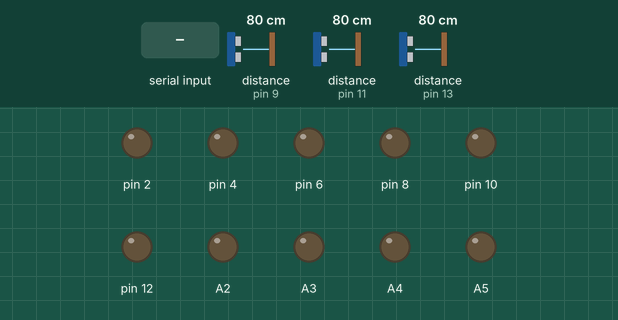
This sketch was run on a simulated Arduino Uno, built with avr-gcc and run on an emulated ATmega328P. On the bench: output pins drawn as LEDs (lit = HIGH). The test bench sets the inputs (shaded band); at power-on: distance to the obstacle (sensors on pin 9, pin 11, pin 13) 80 cm. The echo pulse lasts 58.3 µs per cm; what the sketch prints to the serial monitor is not drawn.

Above: at 1.2 s.
1.3 s: "b" received over Serial
At 2.2 s:
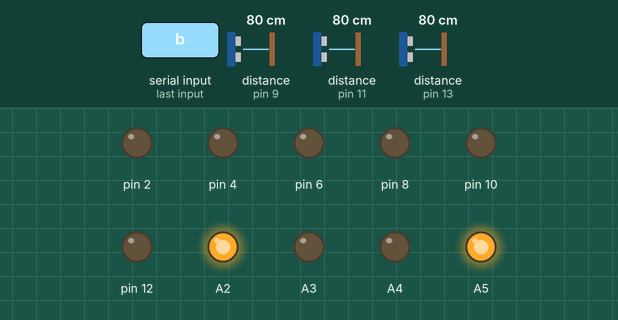
2.8 s: "f" received over Serial
At 3.4 s:
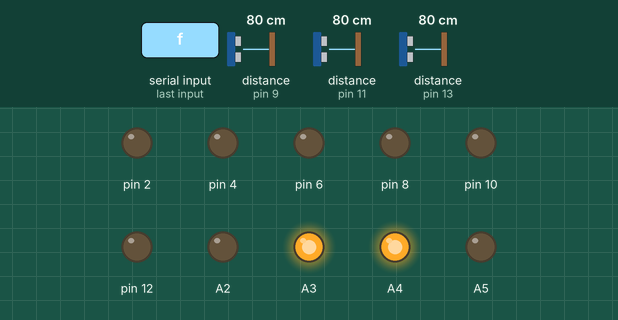
4.3 s: "l" received over Serial
At 4.5 s:
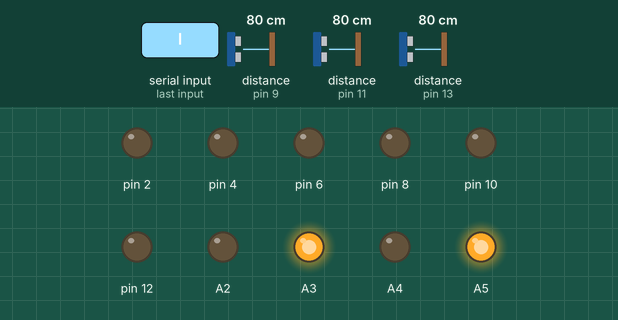
6.2 s: "r" received over Serial
At 6.4 s:
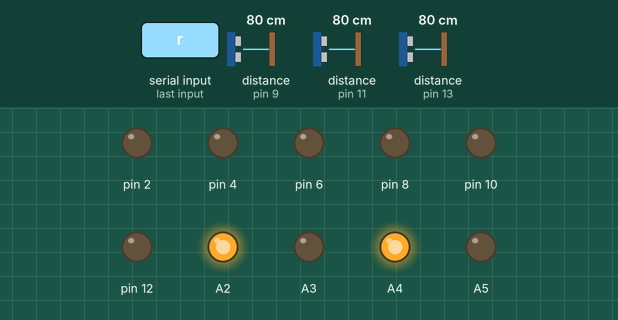
Timing chart, 0 to 9.1 s (numbered marks = the images above; inputs shaded):
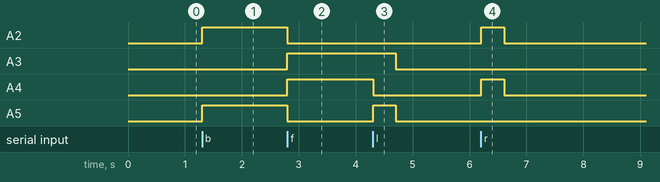

The sketch:

big_car_1.ino
```cpp
void setup() {
  // put your setup code here, to run once:
Serial.begin(38400);
pinMode(A2,OUTPUT);
pinMode(A3,OUTPUT);
pinMode(A4,OUTPUT);
pinMode(A5,OUTPUT);
 // mySerial.begin(9600);

for(int i= 2;i<=13;i++)
{
  if((i%2)==0)
  {
    pinMode(i,OUTPUT);
    }
    else
    {
       pinMode(i,INPUT);

      }
  }
}

int c,d,e;
void front(int speedd)
{
  analogWrite(A2,0);
 analogWrite(A3,speedd);
 analogWrite(A4,speedd);
 analogWrite(A5,0);

}

void back(int speedd)
{

 analogWrite(A3,0);
 analogWrite(A2,speedd);
 analogWrite(A5,speedd);
 analogWrite(A4,0);
 }

void left()
{
   int narasu = checkEcho(10,11);
   if(narasu>6)
   {
 analogWrite(A4,0);
 analogWrite(A5,255);
 analogWrite(A2,0);
 analogWrite(A3,255);
 delay(400);
 stopp(); }
  }

void right()
{
     int narasu = checkEcho(12,13);
   if(narasu>6)
   {
  analogWrite(A2,255);
 analogWrite(A3,0);
 analogWrite(A4,255);
 analogWrite(A5,0);
 delay(400);
 stopp(); }
  }
  void stopp()
{analogWrite(A2,0);
 analogWrite(A3,0);
 analogWrite(A4,0);
 analogWrite(A5,0);
  }


 int checkEcho(int i,int j)
 {
  long duration,inches,cm;
  pinMode(i,OUTPUT);
  digitalWrite(i,LOW);
  delayMicroseconds(2);
  digitalWrite(i,HIGH);
  delayMicroseconds(10);
  digitalWrite(i,LOW);
  pinMode(j,INPUT);
  duration=pulseIn(j,HIGH);
  //inches=microtoin(duration);
  cm=microtocm(duration);

  return cm;

  }

long microtocm(long ms)
{
  return ms/29/2;
  }
    char p='1';
void loop() {
  if(p=='b')
   {
      int l=checkEcho(8,9);

      if(l<2)
       {     front(255 );
             //digitalWrite(8,HIGH);
             delay(500);

          stopp();
          p='s';
      }
      else
     {
     back(130);
     }


    }


 if(Serial.available())
 {
   char d = Serial.read();
   if(d!=p)
     p=d;

  if(p=='f')
  {
    Serial.write("Move in front");
    front(255);

    }
    else if(p=='b')
    {Serial.write("Move in back");
      back(130);
      }

    else if(p=='l')
    {Serial.write("Move in left");
      left();
      }

    else if(p=='r')
    {Serial.write("Move in right");
      right();
      }

    else if(p=='s')
    {Serial.write("stop");
      stopp();
      }
  }
  // put your main code here, to run repeatedly:

}
```

Measured:
- after the input at 1.3 s, A2, A5: LOW → HIGH at once
- after the input at 2.8 s, A2, A5: HIGH → LOW at once; A3, A4: LOW → HIGH at once
- after the input at 4.3 s, A3: HIGH → LOW after 0.41 s; A4: HIGH → LOW at once; A5: LOW → HIGH at once, → LOW 0.40 s later
- after the input at 6.2 s, A2, A4: LOW → HIGH at once, → LOW 0.40 s later
